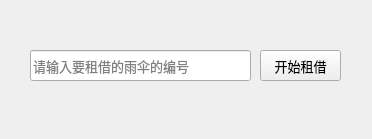
<?xml version="1.0" encoding="UTF-8"?>
<ui version="4.0">
 <class>User_Borrow</class>
 <widget class="QWidget" name="User_Borrow">
  <property name="geometry">
   <rect>
    <x>0</x>
    <y>0</y>
    <width>372</width>
    <height>139</height>
   </rect>
  </property>
  <property name="windowTitle">
   <string>租借</string>
  </property>
  <widget class="QLineEdit" name="lineEdit_borrow">
   <property name="geometry">
    <rect>
     <x>30</x>
     <y>50</y>
     <width>221</width>
     <height>31</height>
    </rect>
   </property>
   <property name="font">
    <font>
     <family>微软雅黑</family>
     <pointsize>10</pointsize>
    </font>
   </property>
   <property name="placeholderText">
    <string>请输入要租借的雨伞的编号</string>
   </property>
  </widget>
  <widget class="QPushButton" name="pushButton_ok">
   <property name="geometry">
    <rect>
     <x>260</x>
     <y>50</y>
     <width>81</width>
     <height>31</height>
    </rect>
   </property>
   <property name="font">
    <font>
     <family>微软雅黑</family>
     <pointsize>10</pointsize>
    </font>
   </property>
   <property name="text">
    <string>开始租借</string>
   </property>
  </widget>
 </widget>
 <resources/>
 <connections/>
</ui>
